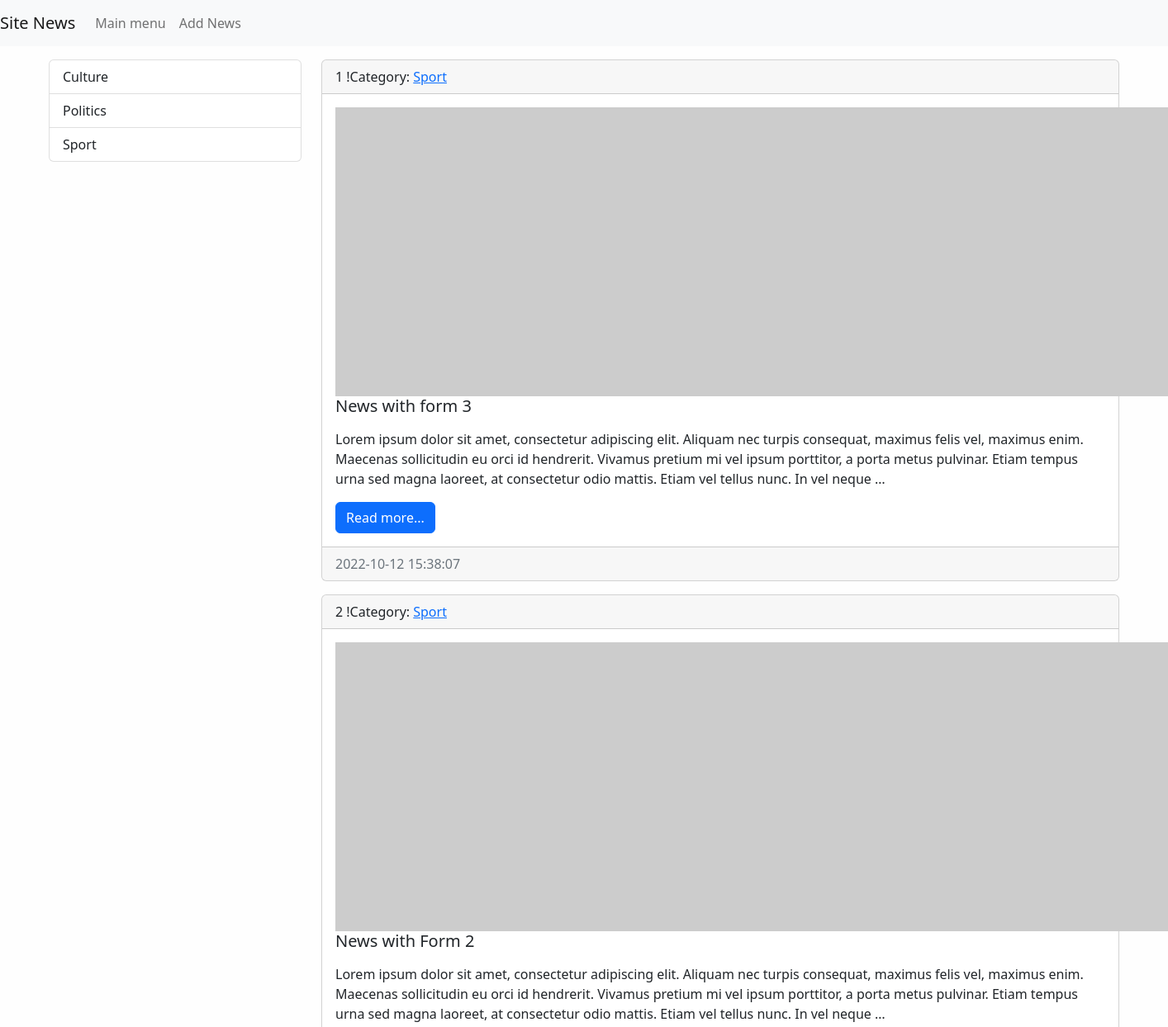
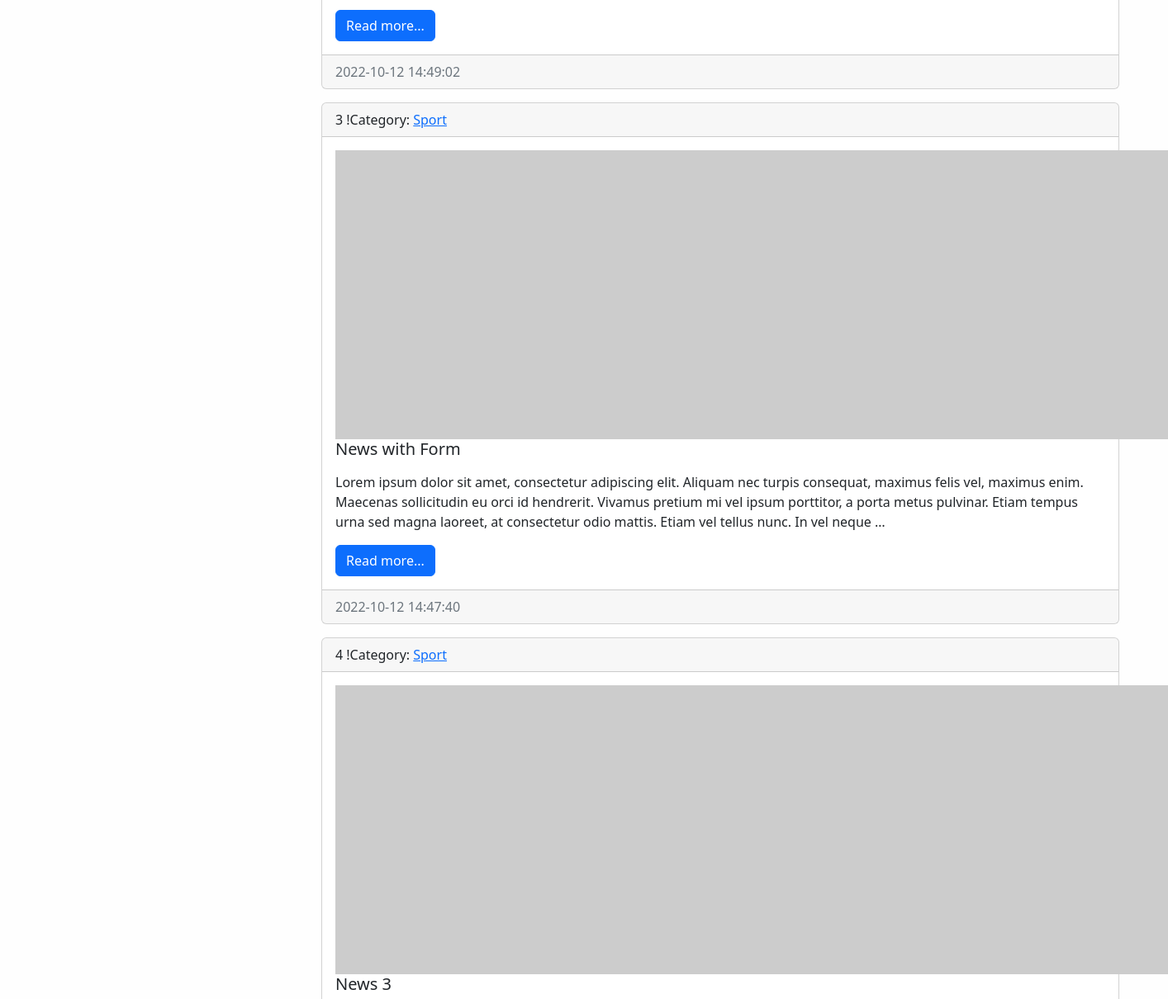
Before: /category/2/ (upper part) with the older database file (2 pictures, top to bottom).
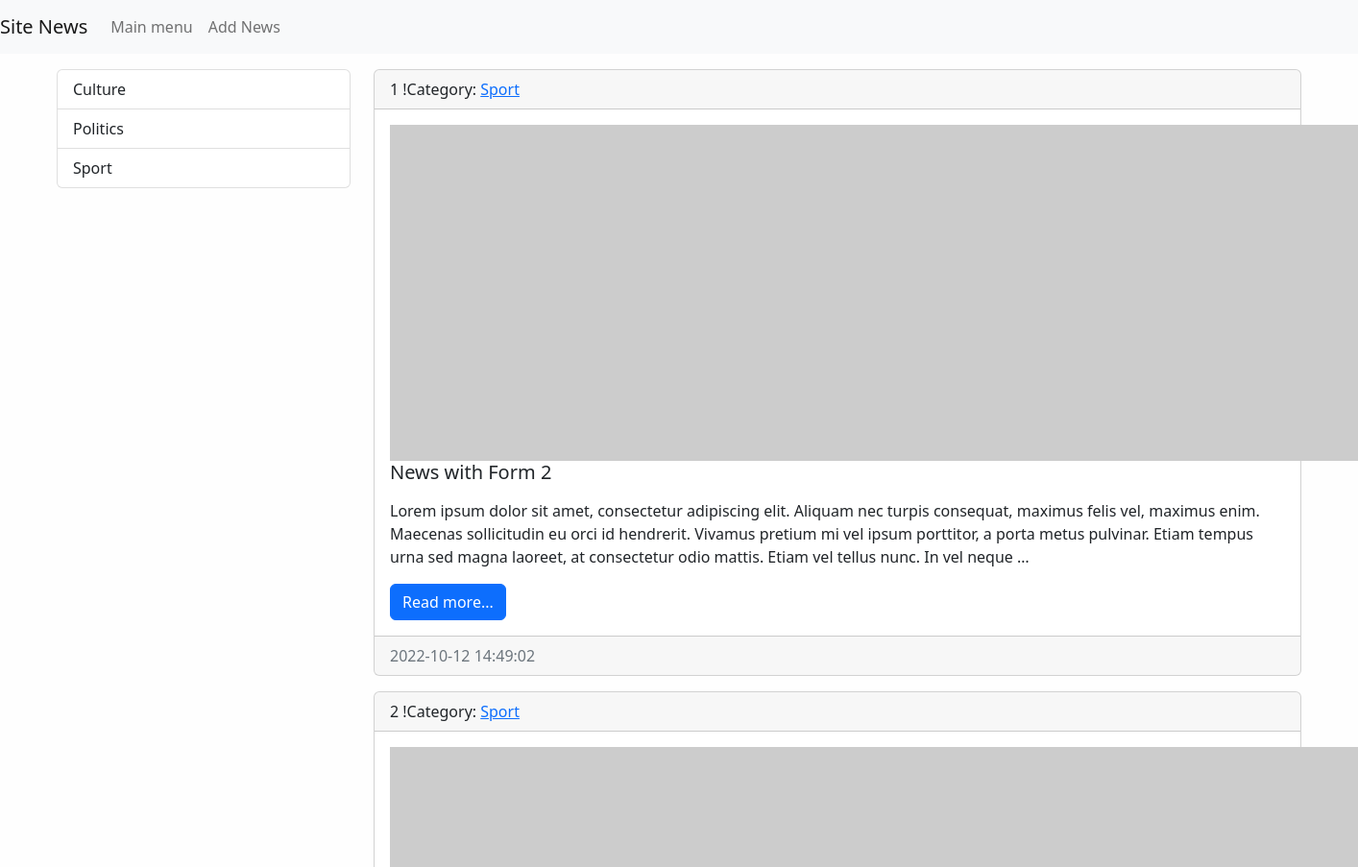
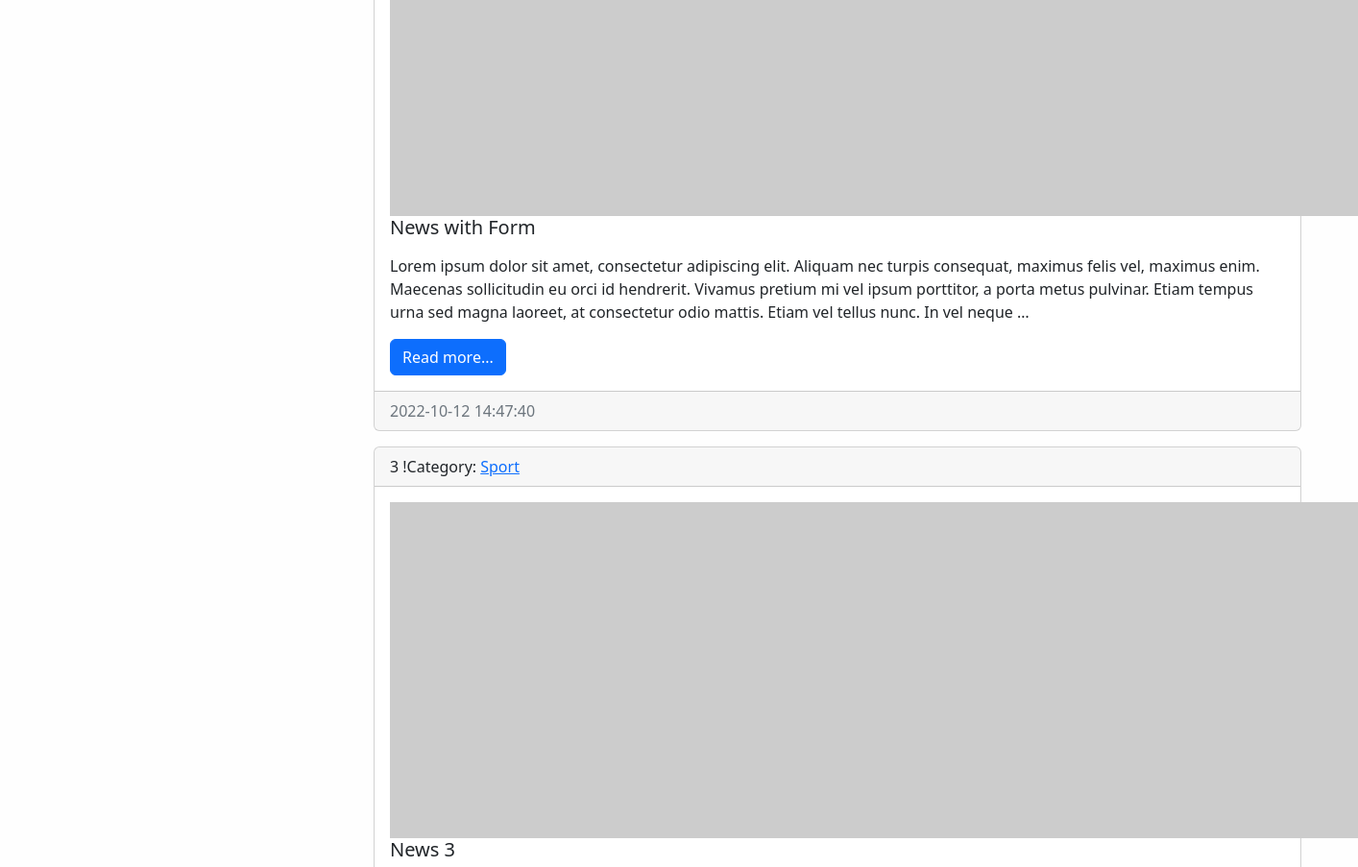
After: the same page with the newer database file (2 pictures, top to bottom).
### news/models.py (models this page shows, shortened)
class Category(models.Model):
    title = models.CharField(max_length=150, db_index=True, verbose_name="Name of category")
    def get_absolute_url(self):
        return reverse('category', kwargs={"category_id": self.pk})
    def __str__(self):
        return self.title
    class Meta:
        verbose_name = "Category"
        verbose_name_plural = "All Category"
        ordering = ["title"]

class News(models.Model):
    title = models.CharField(max_length=150, verbose_name="Title")
    content = models.TextField(blank=True,
                               verbose_name="Content")  # content can be kept blank. In the database ("") will be stored.
    created_at = models.DateTimeField(auto_now_add=True, verbose_name="Created at")
    updated_at = models.DateTimeField(auto_now=True, verbose_name="Updated at")
    photo = models.ImageField(upload_to="photos/%Y/%m/%d", verbose_name="Photo", blank=True)
    is_published = models.BooleanField(default=True, verbose_name="Is published?")
    category = models.ForeignKey("Category", on_delete=models.PROTECT, verbose_name="Name of category")
    def get_absolute_url(self):
        return reverse('view_news', kwargs={"pk": self.pk})
    class Meta:
        verbose_name = "News"
        verbose_name_plural = "All News"
        ordering = ["-created_at"]

### news/views.py (the view)
# urls.py: path('category/<int:category_id>/', NewsByCategory.as_view(), name='category'),
class NewsByCategory(ListView):
    model = News
    template_name = 'news/home_news_list.html'
    context_object_name = 'news'
    allow_empty = False
    def get_context_data(self, *, object_list=None, **kwargs):
        context = super(NewsByCategory, self).get_context_data(**kwargs)
        context['title'] = Category.objects.get(pk=self.kwargs['category_id'])
        return context
    def get_queryset(self):
        return News.objects.filter(category_id=self.kwargs['category_id'], is_published=True)

### news/templatetags/news_tags.py (called while the page is built)
@register.inclusion_tag('news/list_categories.html')
def show_categories(arg1="Hello", arg2="world"):
    categories = Category.objects.all()
    return {"categories": categories, "arg1": arg1, "arg2": arg2}

### news/templates/news/home_news_list.html (shortened to what this page needs)
{% extends 'base.html' %}
{% block sidebar %}
{% include 'inc/_sidebar.html' %}
{% endblock %}
{% block content %}
{% for item in news %}
<div class="card mb-3">
    <div class="card-header">
        {{forloop.counter}}
        !Category: <a href="{{ item.category.get_absolute_url }}">{{item.category}}</a>
    </div>
    <div class="card-body">
        <div class="media">
            {% if item.photo %}
            <img src="{{ item.photo.url }}" alt="" width="350" class="mr-3">
            {% else %}
            <img src="https://picsum.photos/id/1060/350/235/?blur=2" alt="" class="mr-3">
            {% endif %}
            <div class="meida-body">
                <h5 class="card-title">{{item.title}}</h5>
                {% autoescape off %}
                <p class="card-text">{{item.content|safe|linebreaks|truncatewords:50}}</p>
                {% endautoescape %}
                <a href="{{ item.get_absolute_url }}" class="btn btn-primary">Read more...</a>
            </div>
        </div>
    </div>
    <div class="card-footer text-muted">
        {{item.created_at|date:"Y-m-d H:i:s"}}
    </div>
</div>
{% endfor %}
{% endblock %}

### templates/base.html (shortened to what this page needs)
<!doctype html>
{% load static %}
<html lang="en">
<head>
    <link rel="stylesheet" href="{% static 'bootstrap/css/bootstrap.min.css' %}">
    <link rel="stylesheet" href="{% static 'css/style.css' %}">
</head>
<body>
{% include 'inc/_nav.html' %}
<div class="container mt-3">
    <div class="row">
        <div class="col-md-3">
            {% block sidebar %}SIDEBAR{% endblock %}
        </div>
        <div class="col-md-9">
            {% block content %}CONTENT{% endblock %}
        </div>
    </div>
</div>
</body>
</html>

### templates/inc/_nav.html (shortened to what this page needs)
<nav class="navbar navbar-expand-lg navbar-light bg-light">
    <a class="navbar-brand" href="{% url 'home' %}">Site News</a>
    <div class="collapse navbar-collapse" id="navbarSupportedContent">
        <ul class="navbar-nav mr-auto">
            <li class="nav-item"><a class="nav-link" href="{% url 'home' %}">Main menu</a></li>
            <li class="nav-item"><a class="nav-link" href="{% url 'add_news' %}">Add News</a></li>
        </ul>
    </div>
</nav>

### templates/inc/_sidebar.html (shortened to what this page needs)
{% load news_tags %}
{% show_categories %}

### news/templates/news/list_categories.html
<div class="list-group">
    {% for item in categories %}
    <a href="{{ item.get_absolute_url }}" class="list-group-item list-group-item-action">{{item.title}}</a>
    {% endfor %}
</div>

### my_app/static/css/style.css (style rules this page uses)
body { background-color: #fefefe; }

Changed rows visible on the page:
no longer on this page (row edited): News: category "Sport", title "News with form 3", content "Lorem ipsum dolor sit amet, consectetur adipiscing elit. Aliquam nec turpis consequat, maximus felis vel, maximus enim. Maecenas sollicitudin eu orci id hendrerit. Vivamus pretium mi vel ipsum porttitor, a porta metus pulvinar. Etiam tempus urna sed magna laoreet, at consectetur odio mattis. Etiam vel tellus nunc. In vel neque …", created_at "2022-10-12 15:38:07"
